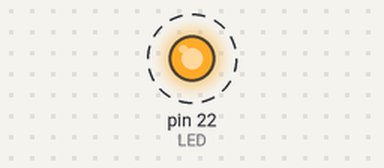
Bench run of a sketch on a simulated Arduino Mega 2560, built with avr-gcc and run on an emulated ATmega2560. Parts: output pins drawn as LEDs (lit = HIGH). Dashed ring = blinking.

Above: at 0.5 s.
Timing chart, 0 to 4.6 s (numbered marks = the images above):
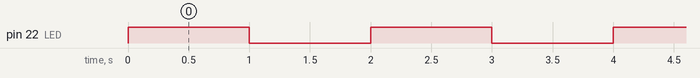

The sketch:

sketch_sep16a.ino
```cpp
#define LED 22 // LED connected to digital pin 22

void setup() {
  pinMode(LED, OUTPUT); // sets the digital pin as output
  }


void loop() {
  digitalWrite(LED, HIGH); // turns the LED on
  delay(1000);    // waits for a second
  digitalWrite(LED, LOW); // turns the LED off
  delay(1000);    // waits for a second }
}
```

Measured:
- by itself, pin 22 (LED): alternates HIGH for 1.0 s and LOW for 1.0 s
